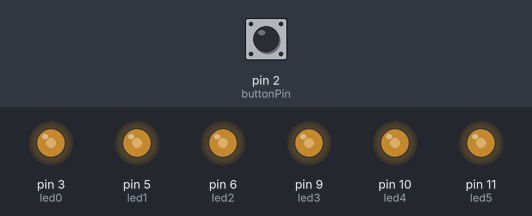
A sketch run on a simulated Arduino Uno, built with avr-gcc and run on an emulated ATmega328P. Parts: output pins drawn as LEDs (lit = HIGH). The test bench sets the inputs (shaded band); at power-on: pin 2 (buttonPin) HIGH.

Above: at 1.7 s.
2.1 s: pin 2 (buttonPin) pulled LOW for 0.7 s
At 2.3 s:
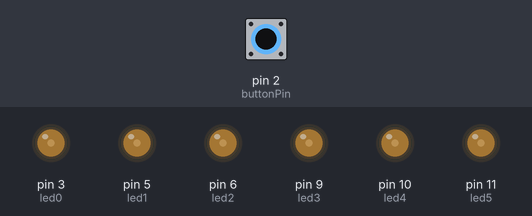
5.3 s: pin 2 (buttonPin) pulled LOW for 1 s
At 5.5 s:
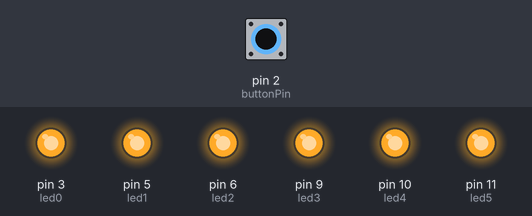
8.5 s: pin 2 (buttonPin) pulled LOW for 3.2 s
At 8.5 s:
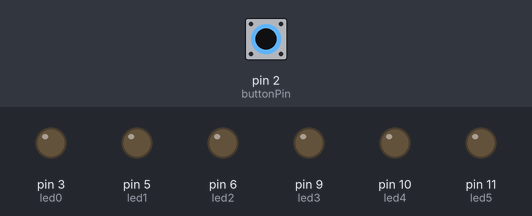
Timing chart, 0 to 19.2 s (numbered marks = the images above; inputs shaded):
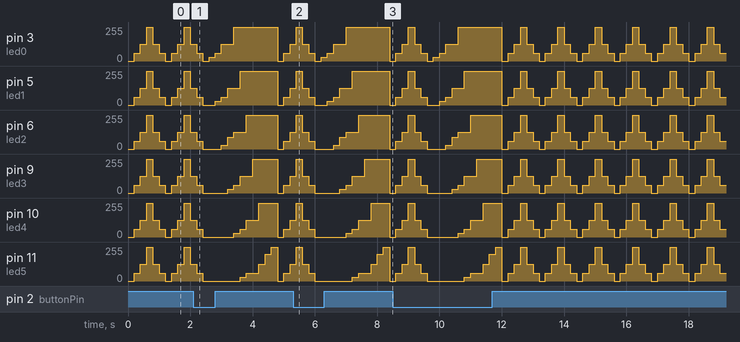

The sketch:

prog03.ino
```cpp
/**********************************************************************************
**                                                                               **
**                              Fade LEDs                                        **
**                                                                               **
**                                                                               **
**********************************************************************************/
//********** Includes *************************************************************
const int led0 = 3;          // donar nom al pin 3 de l’Arduino
const int led1 = 5;          // donar nom al pin 5 de l’Arduino
const int led2 = 6;          // donar nom al pin 6 de l’Arduino
const int led3 = 9;          // donar nom al pin 9 de l’Arduino
const int led4 = 10;         // donar nom al pin 10 de l’Arduino
const int led5 = 11;         // donar nom al pin 11 de l’Arduino
int velocitat = 200;         // velocitat de l'acció en ms
const int buttonPin = 2;
int buttonState = 1;

//********** Variables ************************************************************


//********** Setup ****************************************************************
void setup()
{
  pinMode(led0, OUTPUT);     // definir el pin 3 com una sortida
  pinMode(led1, OUTPUT);     // definir el pin 5 com una sortida
  pinMode(led2, OUTPUT);     // definir el pin 6 com una sortida
  pinMode(led3, OUTPUT);     // definir el pin 9 com una sortida
  pinMode(led4, OUTPUT);     // definir el pin 10 com una sortida
  pinMode(led5, OUTPUT);     // definir el pin 11 com una sortida
  pinMode(buttonPin, INPUT);
}


//********** Loop *****************************************************************
void loop()
{
  digitalRead(buttonPin);
  if (digitalRead(buttonPin) == 0)
  {

  analogWrite(led0, 0);     // 1
  analogWrite(led1, 0);     // posar PWM del pin 5 a 60
  analogWrite(led2, 0);     // posar PWM del pin 6 a 60
  analogWrite(led3, 0);     // posar PWM del pin 9 a 60
  analogWrite(led4, 0);     // posar PWM del pin 10 a 60
  analogWrite(led5, 0);     // posar PWM del pin 11 a 60

  delay(velocitat);          // es queden leds velocitat ms en aquest estat


  analogWrite(led0, 30);     // 2
  analogWrite(led1, 0);     // posar PWM del pin 5 a 60
  analogWrite(led2, 0);     // posar PWM del pin 6 a 60
  analogWrite(led3, 0);     // posar PWM del pin 9 a 60
  analogWrite(led4, 0);     // posar PWM del pin 10 a 60
  analogWrite(led5, 0);     // posar PWM del pin 11 a 60

  delay(velocitat);          // es queden leds velocitat ms en aquest estat

 analogWrite(led0, 60);     // 3
  analogWrite(led1, 30);     // posar PWM del pin 5 a 60
  analogWrite(led2, 0);     // posar PWM del pin 6 a 60
  analogWrite(led3, 0);     // posar PWM del pin 9 a 60
  analogWrite(led4, 0);     // posar PWM del pin 10 a 60
  analogWrite(led5, 0);     // posar PWM del pin 11 a 60

  delay(velocitat);          // es queden leds velocitat ms en aquest estat

 analogWrite(led0, 127);     // 4
  analogWrite(led1, 60);     // posar PWM del pin 5 a 60
  analogWrite(led2, 30);     // posar PWM del pin 6 a 60
  analogWrite(led3, 0);     // posar PWM del pin 9 a 60
  analogWrite(led4, 0);     // posar PWM del pin 10 a 60
  analogWrite(led5, 0);     // posar PWM del pin 11 a 60

  delay(velocitat);          // es queden leds velocitat ms en aquest estat

  analogWrite(led0, 127);     // 5
  analogWrite(led1, 127);     // posar PWM del pin 5 a 60
  analogWrite(led2, 600);     // posar PWM del pin 6 a 60
  analogWrite(led3, 30);     // posar PWM del pin 9 a 60
  analogWrite(led4, 0);     // posar PWM del pin 10 a 60
  analogWrite(led5, 0);     // posar PWM del pin 11 a 60

  delay(velocitat);          // es queden leds velocitat ms en aquest estat


 analogWrite(led0, 255);     // 6
  analogWrite(led1, 127);     // posar PWM del pin 5 a 60
  analogWrite(led2, 127);     // posar PWM del pin 6 a 60
  analogWrite(led3, 60);     // posar PWM del pin 9 a 60
  analogWrite(led4, 30);     // posar PWM del pin 10 a 60
  analogWrite(led5, 0);     // posar PWM del pin 11 a 60

  delay(velocitat);          // es queden leds velocitat ms en aquest estat


 analogWrite(led0, 255);     // 7
  analogWrite(led1, 255);     // posar PWM del pin 5 a 60
  analogWrite(led2, 127);     // posar PWM del pin 6 a 60
  analogWrite(led3, 127);     // posar PWM del pin 9 a 60
  analogWrite(led4, 60);     // posar PWM del pin 10 a 60
  analogWrite(led5, 30);     // posar PWM del pin 11 a 60

  delay(velocitat);          // es queden leds velocitat ms en aquest estat


  analogWrite(led0, 255);     // 8
  analogWrite(led1, 255);     // posar PWM del pin 5 a 60
  analogWrite(led2, 255);     // posar PWM del pin 6 a 60
  analogWrite(led3, 127);     // posar PWM del pin 9 a 60
  analogWrite(led4, 127);     // posar PWM del pin 10 a 60
  analogWrite(led5, 60);     // posar PWM del pin 11 a 60

  delay(velocitat);          // es queden leds velocitat ms en aquest estat

   analogWrite(led0, 255);     // 9
  analogWrite(led1, 255);     // posar PWM del pin 5 a 60
  analogWrite(led2, 255);     // posar PWM del pin 6 a 60
  analogWrite(led3, 255);     // posar PWM del pin 9 a 60
  analogWrite(led4, 127);     // posar PWM del pin 10 a 60
  analogWrite(led5, 60);     // posar PWM del pin 11 a 60

  delay(velocitat);          // es queden leds velocitat ms en aquest estat

  analogWrite(led0, 255);     // 10
  analogWrite(led1, 255);     // posar PWM del pin 5 a 60
  analogWrite(led2, 255);     // posar PWM del pin 6 a 60
  analogWrite(led3, 255);     // posar PWM del pin 9 a 60
  analogWrite(led4, 255);     // posar PWM del pin 10 a 60
  analogWrite(led5, 127);     // posar PWM del pin 11 a 60

  delay(velocitat);          // es queden leds velocitat ms en aquest estat

  analogWrite(led0, 255);     // 11
  analogWrite(led1, 255);     // posar PWM del pin 5 a 60
  analogWrite(led2, 255);     // posar PWM del pin 6 a 60
  analogWrite(led3, 255);     // posar PWM del pin 9 a 60
  analogWrite(led4, 255);     // posar PWM del pin 10 a 60
  analogWrite(led5, 200);     // posar PWM del pin 11 a 60

  delay(velocitat);          // es queden leds velocitat ms en aquest estat


  analogWrite(led0, 255);     // 12
  analogWrite(led1, 255);     // posar PWM del pin 5 a 60
  analogWrite(led2, 255);     // posar PWM del pin 6 a 60
  analogWrite(led3, 255);     // posar PWM del pin 9 a 60
  analogWrite(led4, 255);     // posar PWM del pin 10 a 60
  analogWrite(led5, 255);     // posar PWM del pin 11 a 60

  delay(velocitat);          // es queden leds velocitat ms en aquest estat
          }
          else
          {
analogWrite(led0, 0);     // posar PWM del pin 3 a 60
  analogWrite(led1, 0);     // posar PWM del pin 5 a 60
  analogWrite(led2, 0);     // posar PWM del pin 6 a 60
  analogWrite(led3, 0);     // posar PWM del pin 9 a 60
  analogWrite(led4, 0);     // posar PWM del pin 10 a 60
  analogWrite(led5, 0);     // posar PWM del pin 11 a 60

  delay(velocitat);          // es queden leds velocitat ms en aquest estat


  analogWrite(led0, 60);     // posar PWM del pin 3 a 60
  analogWrite(led1, 60);     // posar PWM del pin 5 a 60
  analogWrite(led2, 60);     // posar PWM del pin 6 a 60
  analogWrite(led3, 60);     // posar PWM del pin 9 a 60
  analogWrite(led4, 60);     // posar PWM del pin 10 a 60
  analogWrite(led5, 60);     // posar PWM del pin 11 a 60

  delay(velocitat);          // es queden leds velocitat ms en aquest estat

  analogWrite(led0, 125);    // posar PWM del pin 3 a 125
  analogWrite(led1, 125);    // posar PWM del pin 5 a 125
  analogWrite(led2, 125);    // posar PWM del pin 6 a 125
  analogWrite(led3, 125);    // posar PWM del pin 9 a 125
  analogWrite(led4, 125);    // posar PWM del pin 10 a 125
  analogWrite(led5, 125);    // posar PWM del pin 11 a 125

  delay(velocitat);           // es queden leds velocitat ms en aquest estat

  analogWrite(led0, 255);    // posar PWM del pin 3 a 255
  analogWrite(led1, 255);    // posar PWM del pin 5 a 255
  analogWrite(led2, 255);    // posar PWM del pin 6 a 255
  analogWrite(led3, 255);    // posar PWM del pin 9 a 255
  analogWrite(led4, 255);    // posar PWM del pin 10 a 255
  analogWrite(led5, 255);    // posar PWM del pin 11 a 255

  delay(velocitat);           // es queden leds velocitat ms en aquest estat

  analogWrite(led0, 125);    // posar PWM del pin 3 a 125
  analogWrite(led1, 125);    // posar PWM del pin 5 a 125
  analogWrite(led2, 125);    // posar PWM del pin 6 a 125
  analogWrite(led3, 125);    // posar PWM del pin 9 a 125
  analogWrite(led4, 125);    // posar PWM del pin 10 a 125
  analogWrite(led5, 125);    // posar PWM del pin 11 a 125

  delay(velocitat);           // es queden leds velocitat ms en aquest estat


  analogWrite(led0, 60);     // posar PWM del pin 3 a 60
  analogWrite(led1, 60);     // posar PWM del pin 5 a 60
  analogWrite(led2, 60);     // posar PWM del pin 6 a 60
  analogWrite(led3, 60);     // posar PWM del pin 9 a 60
  analogWrite(led4, 60);     // posar PWM del pin 10 a 60
  analogWrite(led5, 60);     // posar PWM del pin 11 a 60

  delay(velocitat);          // es queden leds velocitat ms en aquest estat
          }
 }
//********** Funcions *************************************************************
```
